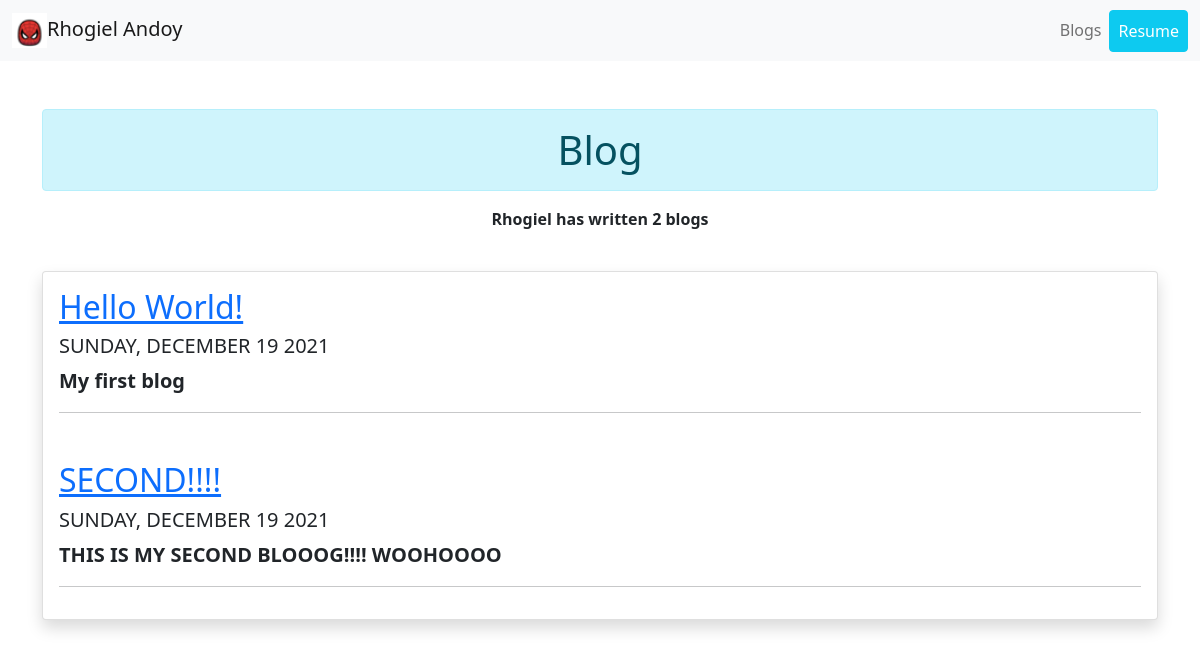
The page /blog/ on the database as committed earlier.
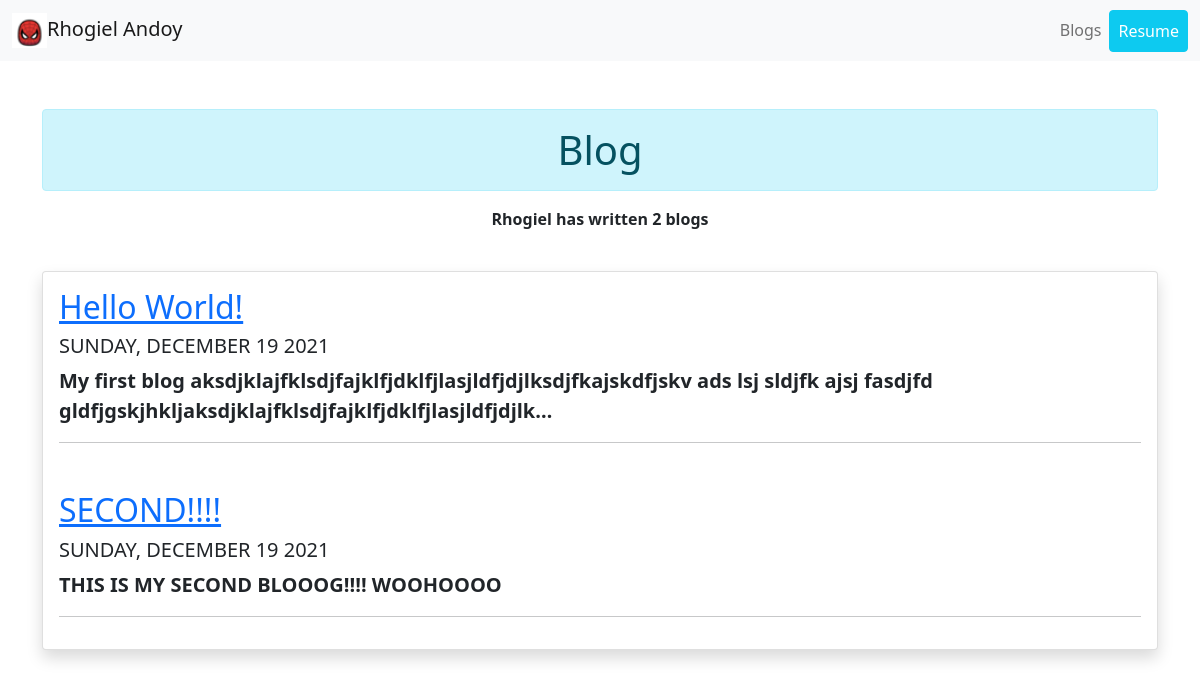
The same page on the database as committed later.
### blog/models.py (models this page shows, shortened)
class Blog(models.Model):
    post_title = models.CharField(max_length=100)
    post_date = models.DateField(auto_now_add=True)
    post_desc = models.TextField()

### blog/views.py (the view)
# urls.py: path('', views.all_blogs, name='all_blogs'),
def all_blogs(request):
    blogs = Blog.objects.order_by('-post_date')[:5]
    count2 = Blog.objects.all()
    count = Blog.objects.count()
    if count > 1:
        count = str(count) + ' blogs'
    else:
        count = str(count) + ' blog'
    return render(request, 'blog/all_blogs.html', {'blogs': blogs, 'count': count, 'count2': count2})

### blog/templates/blog/all_blogs.html
{% extends 'portfolio/base.html' %}
{% block content %}
    <br>
    <br>
    <div class="container text-center">
        <h1 class="alert alert-info">Blog</h1>
        <p><b>Rhogiel has written {{ count2.count }} blog{{ count2.count|pluralize }}</b></p>
    </div>
    <br>
    <div class="container">
        <div class="card shadow">
            {% for blog in blogs %}
            <div class="card-body">
                <a href="{% url 'blog:details' blog.id %}"><h2>{{ blog.post_title }}</h2></a>
                <h5>{{ blog.post_date|date:'l, F d Y'|upper }}</h5>
                <p class="fs-5 fw-bolder">{{ blog.post_desc|truncatechars:150 }}</p>
                <hr>
            </div>
            {% endfor %}
        </div>
    </div>
{% endblock %}

Rows that differ between the two databases and show on the page:
changed Blog "Hello World!": post_desc "My first blog" → "My first blog aksdjklajfklsdjfajklfjdklfjlasjldfjdjlksdjfkajskdfjskv ads lsj sldjfk ajsj fasdjfd gldfjgskjhkljaksdjklajfklsdjfajklfjdklfjlasjldfjdjlk…"
